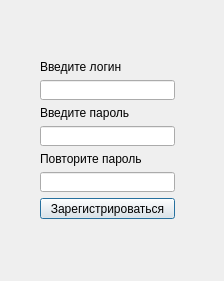
<?xml version="1.0" encoding="UTF-8"?>
<ui version="4.0">
 <class>registrationWindow</class>
 <widget class="QDialog" name="registrationWindow">
  <property name="geometry">
   <rect>
    <x>0</x>
    <y>0</y>
    <width>224</width>
    <height>281</height>
   </rect>
  </property>
  <property name="minimumSize">
   <size>
    <width>224</width>
    <height>281</height>
   </size>
  </property>
  <property name="maximumSize">
   <size>
    <width>224</width>
    <height>281</height>
   </size>
  </property>
  <property name="windowTitle">
   <string>Регистрация</string>
  </property>
  <widget class="QWidget" name="layoutWidget">
   <property name="geometry">
    <rect>
     <x>40</x>
     <y>60</y>
     <width>135</width>
     <height>160</height>
    </rect>
   </property>
   <layout class="QVBoxLayout" name="verticalLayout">
    <item>
     <widget class="QLabel" name="label">
      <property name="text">
       <string>Введите логин</string>
      </property>
     </widget>
    </item>
    <item>
     <widget class="QLineEdit" name="loginEdit"/>
    </item>
    <item>
     <widget class="QLabel" name="label_2">
      <property name="text">
       <string>Введите пароль</string>
      </property>
     </widget>
    </item>
    <item>
     <widget class="QLineEdit" name="passwordEdit">
      <property name="echoMode">
       <enum>QLineEdit::Password</enum>
      </property>
     </widget>
    </item>
    <item>
     <widget class="QLabel" name="label_3">
      <property name="text">
       <string>Повторите пароль</string>
      </property>
     </widget>
    </item>
    <item>
     <widget class="QLineEdit" name="repeatPasswordEdit">
      <property name="echoMode">
       <enum>QLineEdit::Password</enum>
      </property>
     </widget>
    </item>
    <item>
     <widget class="QPushButton" name="registrationButton">
      <property name="text">
       <string>Зарегистрироваться</string>
      </property>
     </widget>
    </item>
   </layout>
  </widget>
 </widget>
 <resources/>
 <connections/>
</ui>
